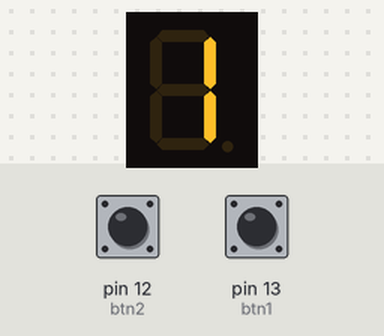
Simulated run of this sketch. Board: Arduino Uno, built with avr-gcc and run on an emulated ATmega328P. Parts: 1-digit seven-segment display. Wiring (inferred from the names in the program): 1-digit 7-segment display, segments lit when LOW: segments pin 10, pin 9, pin 8, pin 7, pin 6, pin 5, pin 4, pin 3. The inputs (shaded band) are chosen by the test bench; at power-on: pin 12 (btn2) LOW, pin 13 (btn1) LOW. Random numbers use the default seed unless the sketch sets one; the segment pins are drawn as the display they are named for; what the sketch prints to the serial monitor is not drawn.

Above: at 1.2 s.
1.3 s: pin 12 (btn2) pulled HIGH for 0.15 s
At 2.6 s:
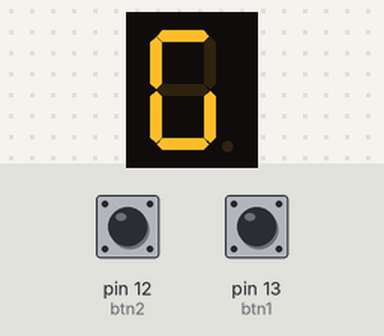
2.9 s: pin 13 (btn1) pulled HIGH for 1 s
At 3.05 s:
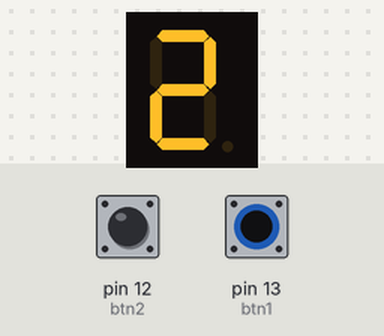
5.4 s: pin 12 (btn2) pulled HIGH for 1 s
At 5.45 s:
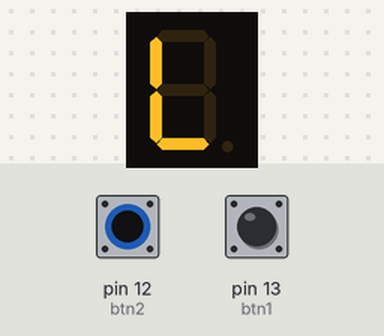
7.9 s: pin 13 (btn1) pulled HIGH for 0.15 s
At 8.9 s:
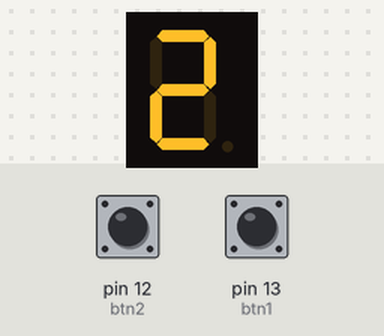
Timing chart, 0 to 10.5 s (numbered marks = the images above; inputs shaded):
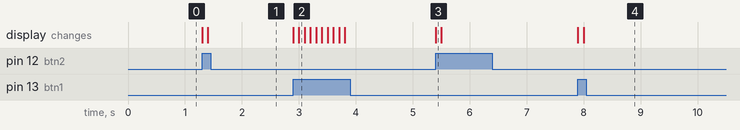

Measured:
- after the input at 1.3 s, the display: first changes at once (image 1 shows a later state)
- after the input at 2.9 s, the display: first changes at once (image 2 shows a later state)
- after the input at 5.4 s, the display: changes at once (image 3)
- after the input at 7.9 s, the display: first changes at once (image 4 shows a later state)

The sketch:

lab_3.ino
```cpp
#define btn1 13
#define btn2 12

int seg[]={10,9,8,7,6,5,4,3};
int r = random(1,9),count = 1;
int num[]={192,249,164,176,153,146,130,248,128,144,194,199};
unsigned long debounce = 0;

void setup()
{
  Serial.begin(9600);
  Serial.println(r);
  for(int i = 0;i<8;i++) pinMode(seg[i], OUTPUT);
  pinMode(btn1, INPUT);
  pinMode(btn2, INPUT);
}

void loop()
{
  int readbtn1 = digitalRead(btn1);
  int readbtn2 = digitalRead(btn2);

  int bit = 0;
  for(int i = 0;i<8;i++)
  {
    bit = bitRead(num[count], i);
    digitalWrite(seg[i], bit);
  }

  if(readbtn1 == HIGH && millis()-debounce>100 && count != 0 && count != 10 && count != 11)
  {
    debounce = millis();
    count++;
    if(count > 9) count = 1;
  }
  if(readbtn2 == HIGH && millis()-debounce>100)
  {
    debounce = millis();
    if(count == r)count = 0;
    else if(count > r)count = 10;
    else count = 11;
  }
  if(readbtn1 == HIGH && millis()-debounce>100 && count == 0)
  {
    debounce = millis();
    r = random(1,9);
    count = 1;
    Serial.println(r);
  }
  if(readbtn1 == HIGH && millis()-debounce>100 && (count == 10||count == 11))
  {
    debounce = millis();
    count = 1;
  }
}
```
